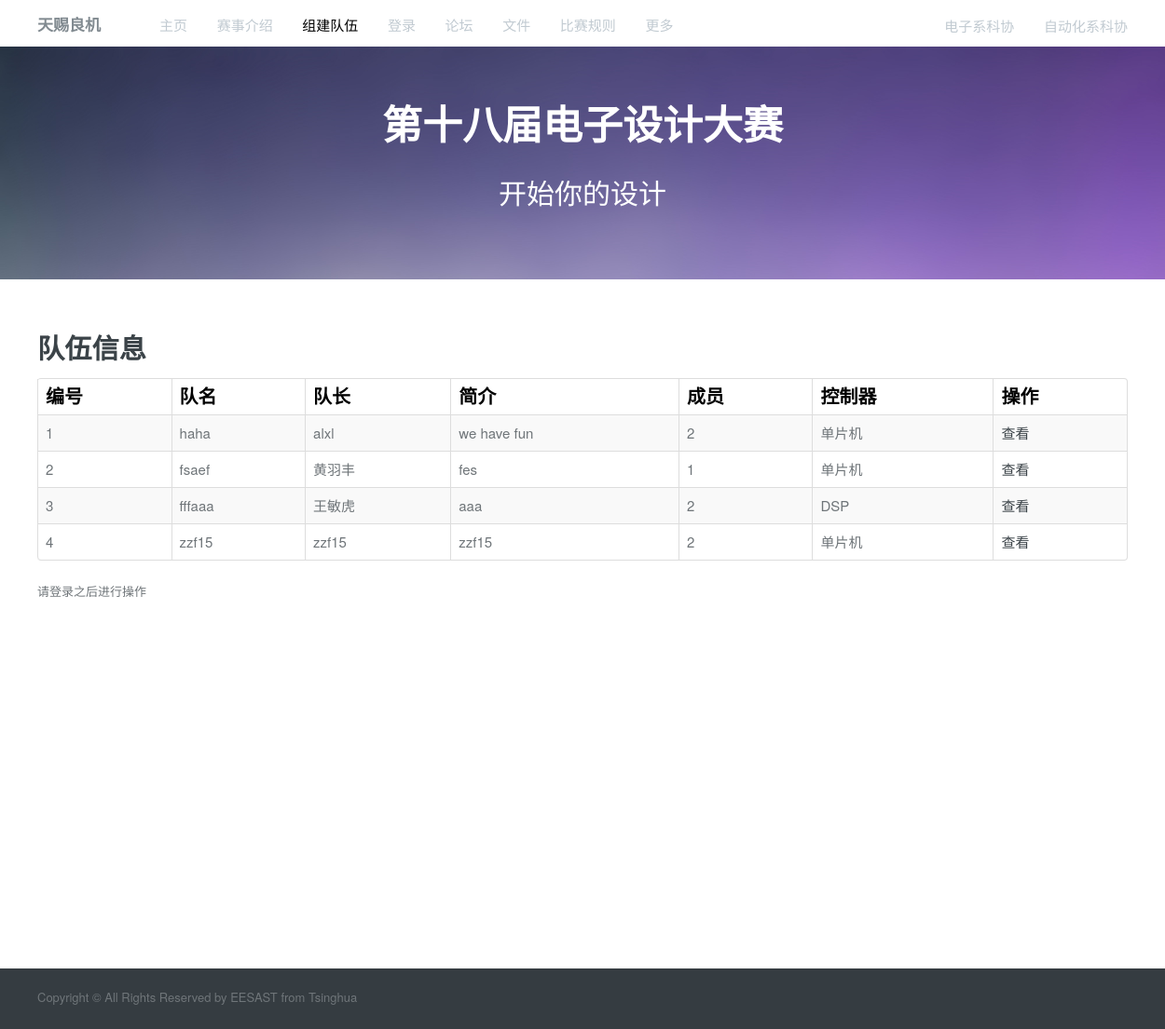
/team/index, run on the app's committed database.
### teams/models.py (models this page shows, shortened)
class Team(models.Model):
    DSP = 'D'
    MCU = 'M'
    FPGA = 'F'
    GROUP_CHOICES = (
        (DSP, 'DSP'),
        (MCU, '单片机'),
        (FPGA, 'FPGA'),
    )
    group = models.CharField(
        max_length=1,
        choices=GROUP_CHOICES,
        default='M',
    )
    pre_time = models.IntegerField(choices = pre_time_choice, default=-1)
    first_time = models.IntegerField(choices = first_time_choice, default=-1)
    fuhuo_time = models.IntegerField(choices = fuhuo_time_choice, default=-1, blank=True, null=True)
    name = models.CharField(max_length=20)
    intro = models.CharField(max_length=50)
    leader = models.OneToOneField(User, on_delete=models.CASCADE, related_name='leads')
    members = models.ManyToManyField(User, related_name='in_team')
    is_full = models.BooleanField(default=False)

### teams/views.py (the view)
# urls.py: url(r'', include('index.urls')),
def index(request):
    teams = Team.objects.all()
    usr = request.user
    note = ''
    if not usr.is_authenticated:
        in_team = False
        note = '请登录之后进行操作'
    else:
        in_team = if_in_team(usr)
        if usr.application_set.all():
            in_team = True
            note = '您已经提交申请，请等候队长答复'
    return render(request, 'teams/team_index.html',
                  {'teams': teams,
                   'in_team' : in_team,
                   'note': note
                  })

### teams/templates/teams/team_index.html (shortened to what this page needs)
{% load static %}
<!DOCTYPE html>
<html lang="zh-CN">
  <head>
<link rel='stylesheet' id='bootstrap-css-css'  href="{% static 'teams/css/bootstrap.css' %}" type='text/css' media='all' />
                <link rel='stylesheet' id='responsive-css-css'  href="{% static 'teams/css/responsive.css' %}" type='text/css' media='all' />
                <link rel='stylesheet' id='main-css-css'  href="{% static 'teams/css/team_index.css' %}" type='text/css' media='all' />
</head>
<body>
                <div class="header-wrapper">
                        <header>
                                <div class="container">
                                        <div class="logo-container">
                                                <a href="{% url 'index:index' %}"  id="eesast" style="font-size:17px; font-weight:bold;">
                                                      天赐良机
                                                </a>
                                        </div>
                                        <nav class="main-nav">
                                                <div class="menu-top-menu-container">
                                                        <ul id="menu-top-menu" class="clearfix">
                                                                <li><a href="{% url 'index:index' %}">主页</a></li>
                                                                <li><a href="{% url 'index:introduction' %}">赛事介绍</a></li>
                                                                <li class="current-menu-item"><a href="{% url 'teams:index' %}">组建队伍</a></li>
																{% if not request.user.is_authenticated %}
																<li><a href="{% url 'login:login' %}">登录</a></li>
																{% endif %}
                                                                <li><a href="{% url 'community:community_index' %}">论坛</a></li>
                                                                <li><a href="{% url 'index:notice' %}">文件</a></li>
																<li><a href="{% url 'index:rule' %}">比赛规则</a></li>
                                                                <li><a href="#">更多</a>
                                                                </li>
                                                        </ul>
														<ul id="menu-top-right" class="clearfix">
														        <li style="font-size:18px;bold"><a href="{% url 'login:login' %}"> {{request.user.username}}</a></li>
														        <li><a href="http://www.eesast.com" target="_blank">电子系科协</a></li>
																<li style="font-family:'HelveticaNeue', 'Helvetica Neue', Helvetica, Arial, sans-serif; font-size: 15px; color: #c1cad1;">自动化系科协</li>
														</ul>
                                                </div>
                                        </nav>
                                </div>
                        </header>
                </div>
                <div class="search-area-wrapper">
                        <div class="search-area container">
                                <h2 class="search-header">第十八届电子设计大赛</h2>
                                <p class="search-tag-line">开始你的设计</p>
                        </div>
                </div>
				<div class="page-container">
                        <div class="container" id="page">
                                <div class="row">
                                        <div class="span12 main-listing">
										       <h2 class="post-title">队伍信息</h2>
											   <table class="table table-striped table-bordered">
											      <thead>
												    <tr>
													  <td>编号</td>
													  <td>队名</td>
													  <td>队长</td>
													  <td>简介</td>
													  <td>成员</td>
                                                      <td>控制器</td>
													  <td>操作</td>
													</tr>
												  </thead>
												  <tbody>
												  {% for team in teams %}
												    <tr>
													  <td>{{ forloop.counter }}</td>
													  <td>{{team.name}}</td>
													  <td>{{team.leader.username}}</td>
													  <td>{{team.intro}}</td>
													  <td>{{team.members.count|add:1}}</td>
                                                      <td>{{team.get_group_display}}
                                                      <td><a href="{% url 'teams:info' team.id %}">查看</a>&nbsp&nbsp
													</tr>
												  {% endfor %}
												  </tbody>
												</table>
                                                {% if note %}
                                                    <p> {{note}} </p>
                                                {% endif %}
								</div>
						    </div>
						</div>
					</div>
                        <div id="footer-bottom-wrapper">
                                <div id="footer-bottom" class="container">
                                        <div class="row">
                                                <div class="span6">
                                                        <p class="copyright">
                                                                Copyright © All Rights Reserved by EESAST from Tsinghua
                                                        </p>
                                                </div>
                                        </div>
                                </div>
                        </div>
        </body>
</html>

### teams/static/teams/css/responsive.css (style rules this page uses)
.clearfix { *zoom: 1; }
.clearfix:before, .clearfix:after { display: table; content: ""; line-height: 0; }
.clearfix:after { clear: both; }
@media (min-width: 1200px) { .row { margin-left: -30px; *zoom: 1; } }
@media (min-width: 1200px) { .row:before, .row:after { display: table; content: ""; line-height: 0; } }
@media (min-width: 1200px) { .row:after { clear: both; } }
@media (min-width: 1200px) { [class*="span"] { float: left; min-height: 1px; margin-left: 30px; } }
@media (min-width: 1200px) { .container, .navbar-static-top .container, .navbar-fixed-top .container, .navbar-fixed-bottom .container { width: 1170px; } }
@media (min-width: 1200px) { .span12 { width: 1170px; } }
@media (min-width: 1200px) { .span6 { width: 570px; } }

### teams/static/teams/css/team_index.css (style rules this page uses)
tbody > tr > td { font-size:15px; }
body { background-color: #fff; }
.header-wrapper { background-color: white; width: 100%; height: 50px; }
.header-wrapper .container { position: relative; min-height: 50px; height: auto !important; height: 50px; }
.logo-container { padding: 15px 0; }
#eesast { color: #818a90; font-size: 20px; position: relative; top: 0px; }
.main-nav div > #menu-top-right { position:absolute; right:0px; top:0; }
.main-nav div > #menu-top-menu { position:absolute; top: 0px; left:10%; }
.main-nav div > ul { width: auto; margin: 0; }
.main-nav div > ul > li { position: relative; float: left; list-style: none; padding: 16px 14px 18px; }
.main-nav div > ul > li a { font-family: "HelveticaNeue", "Helvetica Neue", Helvetica, Arial, sans-serif; font-size: 15px; color: #c1cad1; }
.main-nav div > ul > li:last-child { padding-right: 0; }
.main-nav div > ul li.current-menu-item a { color: black; }
.search-area-wrapper { background: #353b65 url("../images/blue-bg.jpg") center top no-repeat; background-size: 100%; min-height: 250px; height: auto !important; height: 250px; }
.search-area-wrapper .search-area { padding: 50px 0; }
h2.search-header { font-family: "HelveticaNeue", "Helvetica Neue", Helvetica, Arial, sans-serif; font-weight: bold; font-size: 43px; color: #fff; text-align: center; margin-bottom:40px; }
p.search-tag-line { font-family: "Droid Serif", serif; font-size: 30px; line-height: 28px; color: #fff; text-align: center; margin-bottom:5px; }
.page-container { width: 100%; }
.page-container > .container { padding: 40px 35px; background-color: #fff; }
.main-listing { margin-bottom: 20px; }
html,body { height:100%; margin:0; padding:0; }
.page-container { min-height:100%; height:auto!important; height:100%; margin:0; }
#page { padding-bottom:60px; }
#footer-bottom-wrapper { background-color: #353c41; width: 100%; position:relative; margin-top:-60px; height:65px; }
#footer-bottom-wrapper > #footer-bottom { min-height: 25px; height: auto !important; height: 25px; padding: 15px 35px 10px; }
#footer-bottom .copyright { margin: 5px 0 10px; }
@media (min-width: 980px) { .main-nav div > ul > li { float: none; display: inline-block; } }

### teams/templates/teams/team_index.html (style rules this page uses)
a:link { text-decoration: none; }

### data on the page
Team: name "haha", leader.username "alxl", intro "we have fun", members.count|add "2", group "单片机"
Team: name "fsaef", leader.username "黄羽丰", intro "fes", members.count|add "1", group "单片机"
Team: name "fffaaa", leader.username "王敏虎", intro "aaa", members.count|add "2", group "DSP"
Team: name "zzf15", leader.username "zzf15", intro "zzf15", members.count|add "2", group "单片机"

### other printed values
{{ note }} "请登录之后进行操作"
